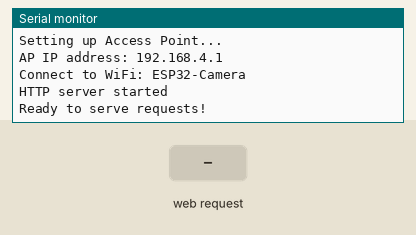
Recording of a program running on a simulated Seeed XIAO ESP32-S3. Shown: the last lines printed to the serial monitor. The test bench sets the inputs (shaded band). Storage starts empty; the camera gives no picture.

Above: at 2.5 s.
2.6 s: HTTP request GET /capture received
At 3.8 s:
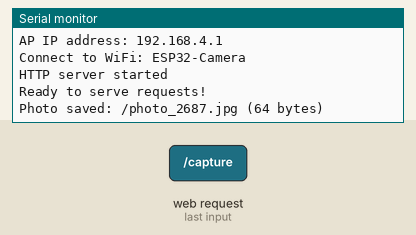
4.1 s: HTTP request GET /capture?file=1 received
At 5.3 s:
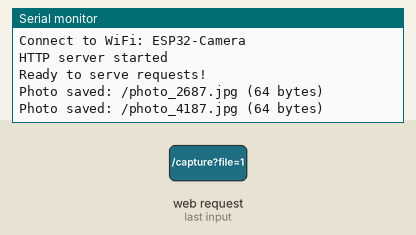

The program:

main.cpp
```cpp
#include <Arduino.h>
#include <WiFi.h>
#include <ESPAsyncWebServer.h>
#include <SD.h>
#include <SPI.h>
#include "esp_camera.h"
#include "camera_pins.h"

// AP Configuration
const char* AP_SSID = "ESP32-Camera";
const char* AP_PASSWORD = "";  // Open network

// Web Server
AsyncWebServer server(80);

// Camera frame buffer for streaming
camera_fb_t * fb = NULL;

// Forward declarations
void setupRoutes();

// Initialize camera
bool initCamera() {
  camera_config_t config;
  config.ledc_channel = LEDC_CHANNEL_0;
  config.ledc_timer = LEDC_TIMER_0;
  config.pin_d0 = Y2_GPIO_NUM;
  config.pin_d1 = Y3_GPIO_NUM;
  config.pin_d2 = Y4_GPIO_NUM;
  config.pin_d3 = Y5_GPIO_NUM;
  config.pin_d4 = Y6_GPIO_NUM;
  config.pin_d5 = Y7_GPIO_NUM;
  config.pin_d6 = Y8_GPIO_NUM;
  config.pin_d7 = Y9_GPIO_NUM;
  config.pin_xclk = XCLK_GPIO_NUM;
  config.pin_pclk = PCLK_GPIO_NUM;
  config.pin_vsync = VSYNC_GPIO_NUM;
  config.pin_href = HREF_GPIO_NUM;
  config.pin_sccb_sda = SIOD_GPIO_NUM;
  config.pin_sccb_scl = SIOC_GPIO_NUM;
  config.pin_pwdn = PWDN_GPIO_NUM;
  config.pin_reset = RESET_GPIO_NUM;
  config.xclk_freq_hz = 20000000;
  config.frame_size = FRAMESIZE_QXGA;  // 2048x1536 - Max for OV2640
  config.pixel_format = PIXFORMAT_JPEG;
  config.grab_mode = CAMERA_GRAB_LATEST;
  config.fb_location = CAMERA_FB_IN_PSRAM;
  config.jpeg_quality = 10;  // 0-63, lower = higher quality
  config.fb_count = 2;  // Double buffering for streaming

  esp_err_t err = esp_camera_init(&config);
  if (err != ESP_OK) {
    Serial.printf("Camera init failed with error 0x%x\n", err);
    return false;
  }

  sensor_t * s = esp_camera_sensor_get();
  if (s) {
    s->set_vflip(s, 1);  // Flip vertically if needed
    s->set_hmirror(s, 1);  // Mirror horizontally if needed
  }

  Serial.println("Camera initialized successfully");
  return true;
}

// Initialize SD card
bool initSDCard() {
  SPI.begin(SD_SCK_PIN, SD_MISO_PIN, SD_MOSI_PIN, SD_CS_PIN);
  if (!SD.begin(SD_CS_PIN)) {
    Serial.println("SD Card Mount Failed");
    return false;
  }

  uint8_t cardType = SD.cardType();
  if (cardType == CARD_NONE) {
    Serial.println("No SD card attached");
    return false;
  }

  Serial.println("SD Card initialized successfully");
  Serial.printf("SD Card Size: %lluMB\n", SD.cardSize() / (1024 * 1024));
  return true;
}

void setup() {
  Serial.begin(115200);
  delay(1000);

  Serial.println("\n=== ESP32-S3 Camera Server ===");

  // Initialize camera
  if (!initCamera()) {
    Serial.println("FATAL: Camera initialization failed!");
    while(1) { delay(1000); }
  }

  // Initialize SD card
  if (!initSDCard()) {
    Serial.println("WARNING: SD Card not available");
  }

  // Setup WiFi AP
  Serial.println("Setting up Access Point...");
  WiFi.softAP(AP_SSID, AP_PASSWORD);
  IPAddress IP = WiFi.softAPIP();
  Serial.print("AP IP address: ");
  Serial.println(IP);
  Serial.printf("Connect to WiFi: %s\n", AP_SSID);

  // Setup HTTP routes (to be implemented)
  setupRoutes();

  // Start server
  server.begin();
  Serial.println("HTTP server started");
  Serial.println("Ready to serve requests!");
}

void setupRoutes() {
  // MJPEG Streaming endpoint
  server.on("/stream", HTTP_GET, [](AsyncWebServerRequest *request){
    AsyncWebServerResponse *response = request->beginChunkedResponse("multipart/x-mixed-replace; boundary=frame",
      [](uint8_t *buffer, size_t maxLen, size_t index) -> size_t {
        camera_fb_t *fb = esp_camera_fb_get();
        if (!fb) {
          Serial.println("Camera capture failed");
          return 0;
        }

        size_t len = 0;
        if (maxLen > fb->len + 64) {
          len = snprintf((char *)buffer, maxLen,
            "--frame\r\n"
            "Content-Type: image/jpeg\r\n"
            "Content-Length: %u\r\n\r\n", fb->len);
          memcpy(buffer + len, fb->buf, fb->len);
          len += fb->len;
          len += snprintf((char *)buffer + len, maxLen - len, "\r\n");
        }

        esp_camera_fb_return(fb);
        return len;
      });
    request->send(response);
  });

  // Capture photo and save to SD card
  server.on("/capture", HTTP_GET, [](AsyncWebServerRequest *request){
    camera_fb_t *fb = esp_camera_fb_get();
    if (!fb) {
      request->send(500, "text/plain", "Camera capture failed");
      return;
    }

    // Generate filename with timestamp
    String filename = "/photo_" + String(millis()) + ".jpg";
    File file = SD.open(filename, FILE_WRITE);
    if (!file) {
      esp_camera_fb_return(fb);
      request->send(500, "text/plain", "Failed to open file on SD card");
      return;
    }

    file.write(fb->buf, fb->len);
    file.close();

    // Send the image back to client
    AsyncWebServerResponse *response = request->beginResponse(200, "image/jpeg", fb->buf, fb->len);
    response->addHeader("Content-Disposition", "inline; filename=capture.jpg");
    response->addHeader("X-Filename", filename);

    esp_camera_fb_return(fb);
    request->send(response);

    Serial.printf("Photo saved: %s (%u bytes)\n", filename.c_str(), fb->len);
  });

  // List files on SD card
  server.on("/files", HTTP_GET, [](AsyncWebServerRequest *request){
    String json = "[";
    File root = SD.open("/");
    if (!root) {
      request->send(500, "application/json", "{\"error\":\"Failed to open SD card\"}");
      return;
    }

    File file = root.openNextFile();
    bool first = true;
    while (file) {
      if (!file.isDirectory()) {
        if (!first) json += ",";
        json += "{\"name\":\"" + String(file.name()) + "\",\"size\":" + String(file.size()) + "}";
        first = false;
      }
      file = root.openNextFile();
    }
    json += "]";
    request->send(200, "application/json", json);
  });

  // Download file from SD card
  server.on("/download", HTTP_GET, [](AsyncWebServerRequest *request){
    if (!request->hasParam("file")) {
      request->send(400, "text/plain", "Missing file parameter");
      return;
    }

    String filename = request->getParam("file")->value();
    if (!filename.startsWith("/")) {
      filename = "/" + filename;
    }

    if (!SD.exists(filename)) {
      request->send(404, "text/plain", "File not found");
      return;
    }

    request->send(SD, filename, "application/octet-stream");
  });

  // Delete file from SD card
  server.on("/delete", HTTP_DELETE, [](AsyncWebServerRequest *request){
    if (!request->hasParam("file")) {
      request->send(400, "text/plain", "Missing file parameter");
      return;
    }

    String filename = request->getParam("file")->value();
    if (!filename.startsWith("/")) {
      filename = "/" + filename;
    }

    if (SD.remove(filename)) {
      request->send(200, "text/plain", "File deleted");
    } else {
      request->send(500, "text/plain", "Failed to delete file");
    }
  });

  // Web UI
  server.on("/", HTTP_GET, [](AsyncWebServerRequest *request){
    String html = R"rawliteral(
<!DOCTYPE html>
<html>
<head>
  <meta name="viewport" content="width=device-width, initial-scale=1">
  <title>ESP32 Camera</title>
  <style>
    body { font-family: Arial; text-align: center; margin: 20px; background: #222; color: #fff; }
    h1 { color: #4CAF50; }
    .container { max-width: 800px; margin: 0 auto; }
    #stream { width: 100%; max-width: 640px; border: 3px solid #4CAF50; }
    button { background: #4CAF50; color: white; border: none; padding: 12px 24px;
             font-size: 16px; margin: 5px; cursor: pointer; border-radius: 4px; }
    button:hover { background: #45a049; }
    #files { margin-top: 20px; text-align: left; }
    .file { background: #333; padding: 10px; margin: 5px 0; border-radius: 4px; }
    .file button { padding: 6px 12px; font-size: 14px; margin-left: 10px; }
    .delete { background: #f44336; }
    .delete:hover { background: #da190b; }
  </style>
</head>
<body>
  <div class="container">
    <h1>ESP32-S3 Camera Server</h1>
    <p>Connect to: <strong>ESP32-Camera</strong> | IP: <strong>192.168.4.1</strong></p>

    <img id="stream" src="/stream" onerror="this.src='/stream';">

    <div>
      <button onclick="capture()">📸 Capture Photo</button>
      <button onclick="loadFiles()">📁 Refresh Files</button>
    </div>

    <div id="files"></div>
  </div>

  <script>
    function capture() {
      fetch('/capture')
        .then(response => {
          if (response.ok) {
            alert('Photo captured and saved to SD card!');
            loadFiles();
          } else {
            alert('Capture failed');
          }
        });
    }

    function loadFiles() {
      fetch('/files')
        .then(r => r.json())
        .then(files => {
          const div = document.getElementById('files');
          if (files.length === 0) {
            div.innerHTML = '<p>No files on SD card</p>';
            return;
          }
          div.innerHTML = '<h3>Files on SD Card:</h3>' +
            files.map(f => `
              <div class="file">
                ${f.name} (${(f.size/1024).toFixed(1)} KB)
                <button onclick="window.open('/download?file=${f.name}')">Download</button>
                <button class="delete" onclick="deleteFile('${f.name}')">Delete</button>
              </div>
            `).join('');
        });
    }

    function deleteFile(name) {
      if (!confirm('Delete ' + name + '?')) return;
      fetch('/delete?file=' + encodeURIComponent(name), {method: 'DELETE'})
        .then(r => {
          if (r.ok) loadFiles();
          else alert('Delete failed');
        });
    }

    loadFiles();
  </script>
</body>
</html>
)rawliteral";
    request->send(200, "text/html", html);
  });
}

void loop() {
  // Main loop - server runs in background
  delay(100);
}
```

camera_pins.h
```cpp
#ifndef CAMERA_PINS_H
#define CAMERA_PINS_H

// Seeed Xiao ESP32S3 Sense Camera Pins (OV2640)
#define PWDN_GPIO_NUM     -1
#define RESET_GPIO_NUM    -1
#define XCLK_GPIO_NUM     10
#define SIOD_GPIO_NUM     40
#define SIOC_GPIO_NUM     39

#define Y9_GPIO_NUM       48
#define Y8_GPIO_NUM       11
#define Y7_GPIO_NUM       12
#define Y6_GPIO_NUM       14
#define Y5_GPIO_NUM       16
#define Y4_GPIO_NUM       18
#define Y3_GPIO_NUM       17
#define Y2_GPIO_NUM       15
#define VSYNC_GPIO_NUM    38
#define HREF_GPIO_NUM     47
#define PCLK_GPIO_NUM     13

// SD Card Pins (SPI)
#define SD_CS_PIN         21
#define SD_MOSI_PIN       9
#define SD_MISO_PIN       8
#define SD_SCK_PIN        7

#endif
```

Measured:
- after the input at 2.6 s, the serial monitor: prints a new line after 0.10 s (image 1)
- after the input at 4.1 s, the serial monitor: prints a new line after 0.10 s (image 2)
